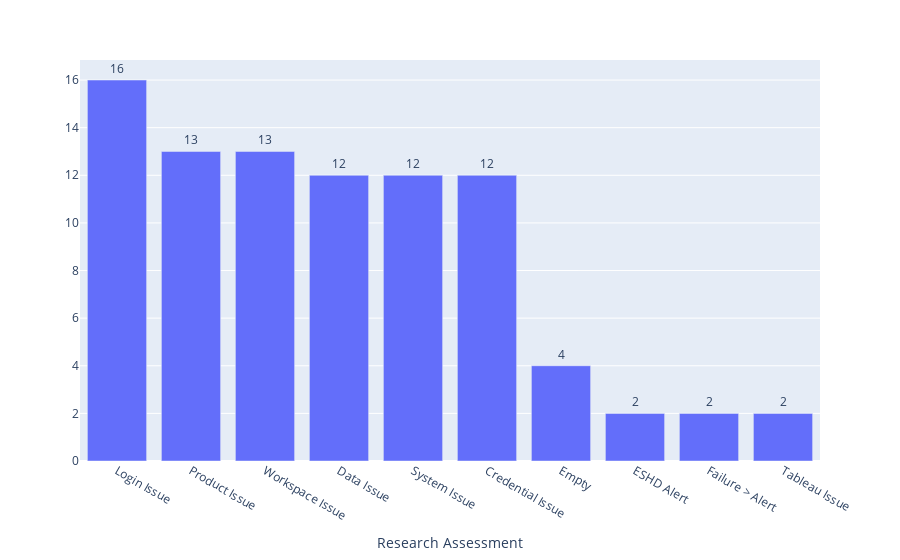

The notebook cell this image was saved under:
### Code cell
fig_df_assessment_cm = px.bar(df_assessment_cm, x="", y="Research Assessment", barmode="group", text_auto=True, orientation="h", title="Research Assessment")
fig_df_assessment_lm = px.bar(df_assessment_lm, x="", y="Research Assessment", barmode="group", text_auto=True, orientation="h")
# fig_df_assessment_cy = px.bar(df_assessment_cy, x="", y="Research Assessment", barmode="group", text_auto=True, orientation="h")
# fig_df_assessment_ytd = px.bar(df_assessment_ytd, x="", y="Research Assessment", barmode="group", text_auto=True, orientation="h")
fig_df_assessment_cy = px.bar(df_assessment_cy, x="Research Assessment", y="", barmode="group", text_auto=True)
fig_df_assessment_ytd = px.bar(df_assessment_ytd, x="Research Assessment", y="", barmode="group", text_auto=True)

# fig_df_assessment_cy.update_traces(textposition='outside')
fig_df_assessment_ytd.update_traces(textposition='outside')

### Figure 1 — Plotly figure (JSON) as saved in the notebook; plotly's stock layout.template omitted (floating-point values rounded to 4 significant figures)
{"data": [{"alignmentgroup": "True", "hovertemplate": "Research Assessment=%{x}<br>=%{y}<extra></extra>", "legendgroup": "", "marker": {"color": "#636efa", "pattern": {"shape": ""}}, "name": "", "offsetgroup": "", "orientation": "v", "showlegend": false, "textposition": "outside", "texttemplate": "%{y}", "type": "bar", "x": ["Login Issue", "Product Issue", "Workspace Issue", "Data Issue", "System Issue", "Credential Issue", "Empty", "ESHD Alert", "Failure > Alert", "Tableau Issue"], "xaxis": "x", "y": [16, 13, 13, 12, 12, 12, 4, 2, 2, 2], "yaxis": "y"}], "layout": {"barmode": "group", "legend": {"tracegroupgap": 0}, "margin": {"t": 60}, "xaxis": {"anchor": "y", "domain": [0, 1], "title": {"text": "Research Assessment"}}, "yaxis": {"anchor": "x", "domain": [0, 1], "title": {"text": ""}}}}
